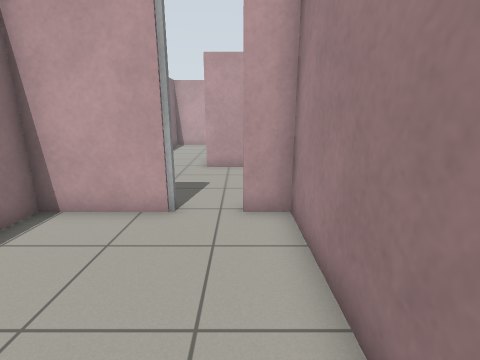
View 1 (above)

20 first-person views from a walk through a Gazebo world. The camera is 1.2 m above the floor, tilts 14° down and sees 85° across. The floor is counted in squares, 0.5 m on a side. Each view is taken from the middle of a square. On the plan, view 1 faces up. The plan holds only what a view shows up to about 17 squares ahead; the rest is blank. Robots are left out. Simple shapes stand in for some stock models. Surface patterns are stand-ins for the level's own textures.

View 2
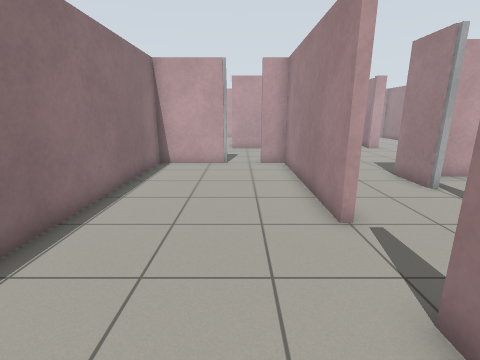

View 3
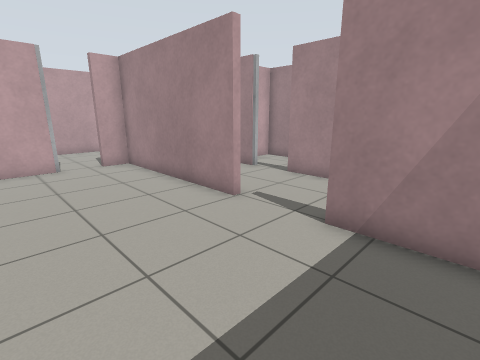

View 4
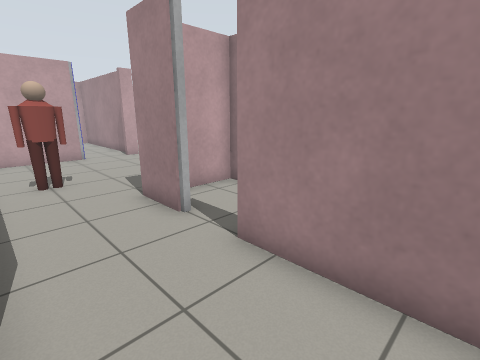

View 5
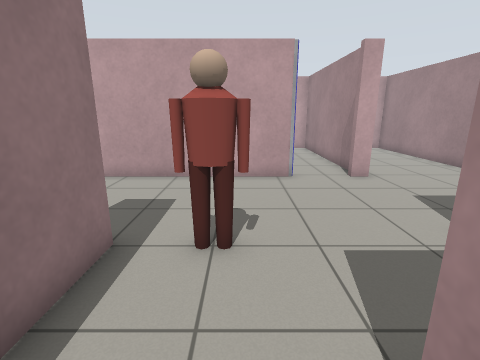

View 6
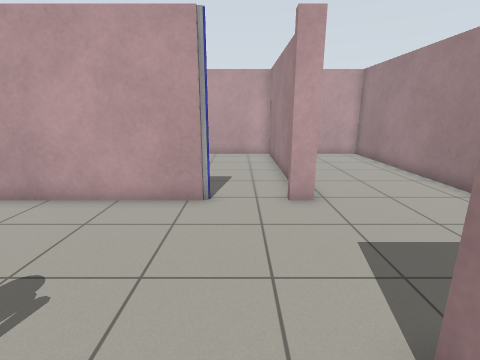

View 7
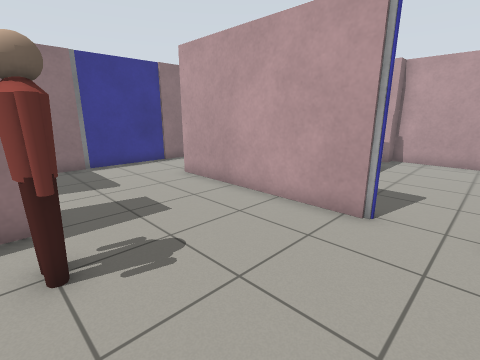

View 8
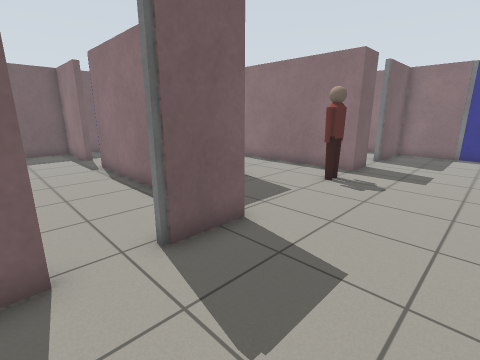

View 9
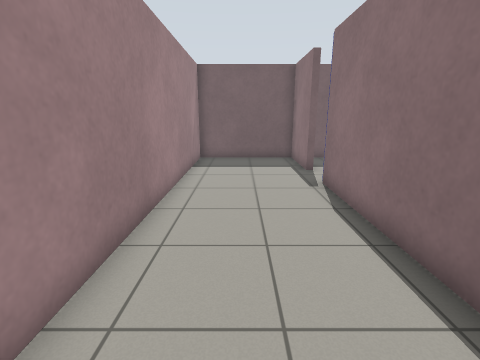

View 10
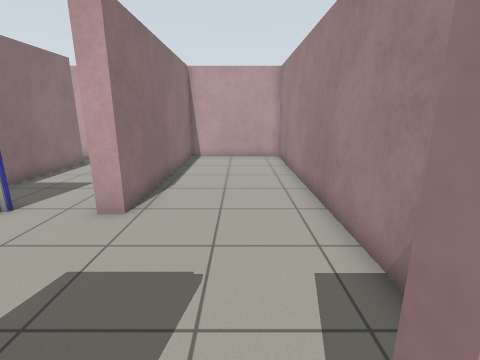

View 11
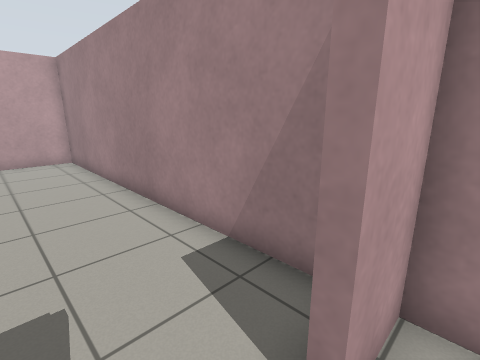

View 12
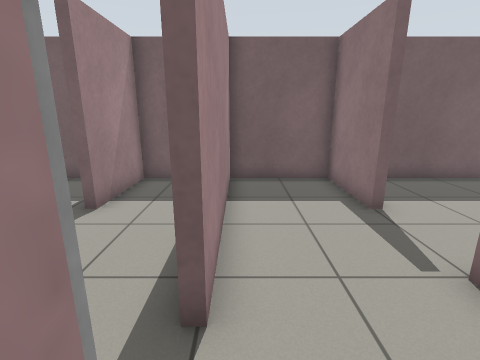

View 13
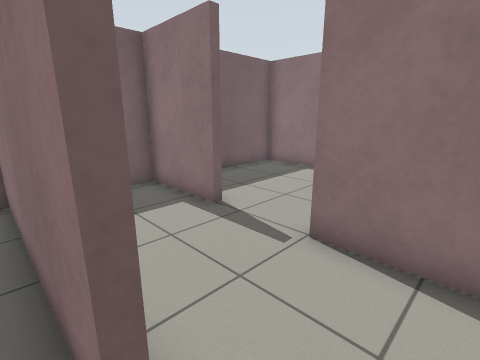

View 14
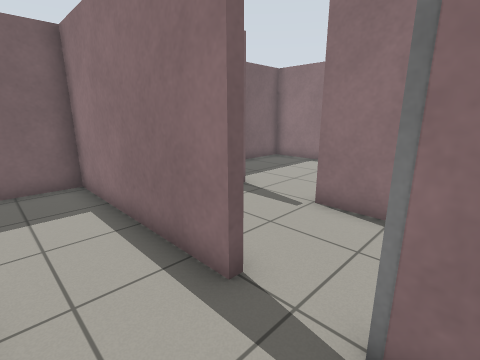

View 15
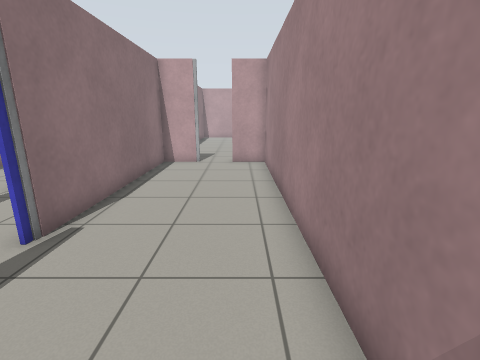

View 16
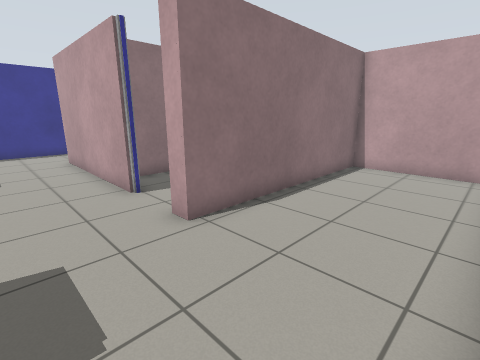

View 17
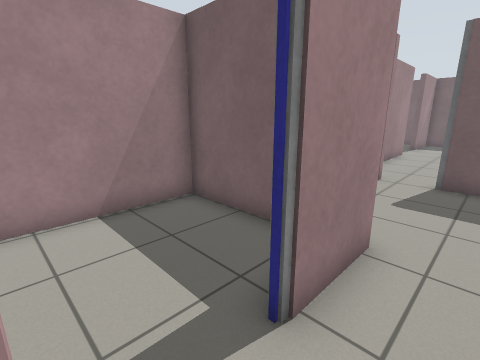

View 18
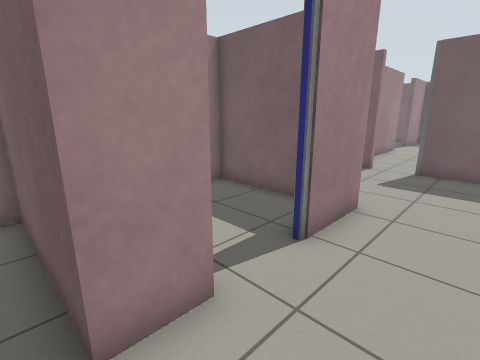

View 19
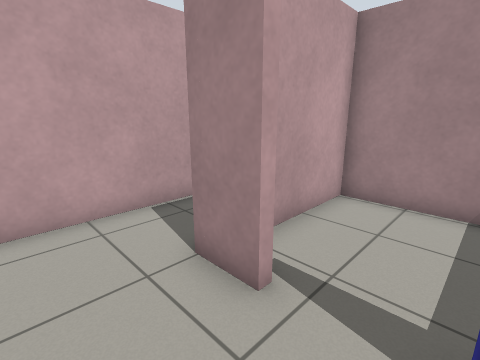

View 20
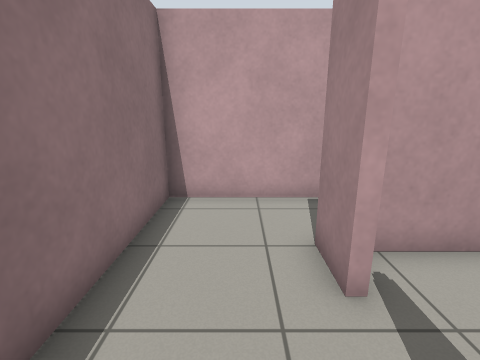

### Floor plan
Points are (right, up) in squares from view 1. A wall is a line through its corners. A room is listed if a view was taken in it or the views show most of it. See-through windows are left out.
Room 1 (views 1, 2, 3)
walls: (1.3, -1.5) (1.3, 6.3) (0.1, 6.3); (-5.1, -5) (-5.1, -7.9) (-0.6, -7.9); (1.3, -7.1) (1.3, -4.4); (-1.6, 6.3) (-5.1, 6.3) (-5.1, -3)
ways out: opening at (2, -3) to room 2; opening at (-0.5, 7) to room 9
Room 2 (view 4)
walls: (1.6, -4.4) (1.6, -7.9) (5.4, -7.9) (5.4, -1.5)
ways out: opening at (2, -3) to room 1; opening at (4, -1) to room 13
Room 3 (views 5, 6, 7, 12)
walls: (0.1, 6.6) (1.6, 6.6) (1.6, 1.4); (6.2, 12.2) (0.6, 12.2); (5.4, 1.4) (5.4, 3.6)
ways out: opening at (9, 10) to room 4; opening at (1.5, 9.5) to room 9; opening at (7.5, 11.5) to room 10; opening at (4, 2.5) to room 13
objects: person (3, 6) to (4, 7)
Room 4 (views 8, 9, 16)
walls: (14.3, 7.6) (14.3, 21.5) (9, 21.5) (9, 12.2) (8.4, 12.2); (12.5, 6.9) (13.1, 6.9); (8.6, 6.9) (10.9, 6.9)
ways out: opening at (9, 10) to room 3; opening at (11.5, 7) to room 5
Room 5 (views 10, 11, 15)
walls: (8.7, -4.4) (9, -4.4) (9, -7.9) (14.3, -7.9) (14.3, 6.5) (12.5, 6.5); (11, 6.5) (9, 6.5) (9, -2.5)
ways out: opening at (11.5, 7) to room 4; opening at (9, -3.5) to room 12
Room 6 (views 13, 14)
walls: (5.7, -0.5) (5.7, -2.5); (8.7, 1.6) (8.7, 3.2) (6.7, 3.2); (5.7, 2.2) (5.7, 1.4)
ways out: opening at (7.5, -1.5) to room 12; opening at (6, 0.5) to room 13
Room 7 (views 17, 19)
walls: (-5.1, 17.6) (-5.1, 14.4)
ways out: opening at (-3, 18.5) to room 8; opening at (-3, 14) to room 9; opening at (-1, 16) to room 11
Room 8 (view 18)
walls: (0.5, 21.5) (-5.1, 21.5) (-5.1, 17.6); (-1.6, 17) (-1.6, 18.6) (3.6, 18.6); (3.5, 21.5) (2.6, 21.5)
ways out: opening at (-3, 18.5) to room 7; opening at (4, 20) to room 10
Room 9 (view 20)
walls: (-5.1, 9.4) (-5.1, 6.6) (-1.6, 6.6); (0.6, 12.2) (-1.6, 12.2) (-1.6, 14.9); (0.1, 6.3) (0.1, 6.6); (-5.1, 14.4) (-5.1, 13.4)
ways out: opening at (-0.5, 7) to room 1; opening at (1.5, 9.5) to room 3; opening at (-3, 14) to room 7
objects: door leaf (-5, 10) to (-5, 13)
Room 10 (no view inside)
walls: (8.7, 13.4) (8.7, 21.5) (3.9, 21.5) (3.9, 20.8); (3.9, 19.5) (3.9, 13.4)
ways out: opening at (7.5, 11.5) to room 3; opening at (4, 20) to room 8
Room 11 (no view inside)
walls: (0.1, 12.5) (3.6, 12.5) (3.6, 18.3) (-0.6, 18.3)
ways out: opening at (-1, 16) to room 7
Room 12 (no view inside)
walls: (5.7, -2.5) (5.7, -7.9) (8.7, -7.9) (8.7, -4.4)
ways out: opening at (9, -3.5) to room 5; opening at (7.5, -1.5) to room 6
Room 13 (no view inside)
walls: (5.4, -1.5) (5.4, -0.5); (1.6, 1.4) (1.6, -1.5)
ways out: opening at (4, -1) to room 2; opening at (4, 2.5) to room 3; opening at (6, 0.5) to room 6

Where each view was taken, in squares from view 1:
view 1: 0 up, 0 right, facing up
view 2: 7 down, 1 left, facing up
view 3: 7 down, 4 left, facing up-right
view 4: 4 down, 2 right, facing up-right
view 5: 2 up, 4 right, facing up
view 6: 5 up, 7 right, facing up
view 7: 6 up, 8 right, facing up-left
view 8: 11 up, 13 right, facing down-left
view 9: 7 up, 12 right, facing down
view 10: 6 up, 12 right, facing up
view 11: 6 up, 11 right, facing up-right
view 12: 2 up, 5 right, facing down
view 13: 1 up, 6 right, facing down-left
view 14: 2 up, 8 right, facing down-left
view 15: 7 down, 13 right, facing up
view 16: 9 up, 14 right, facing up-left
view 17: 17 up, 3 left, facing down-right
view 18: 19 up, 4 left, facing down-right
view 19: 15 up, 4 left, facing up-right
view 20: 14 up, 3 left, facing up
